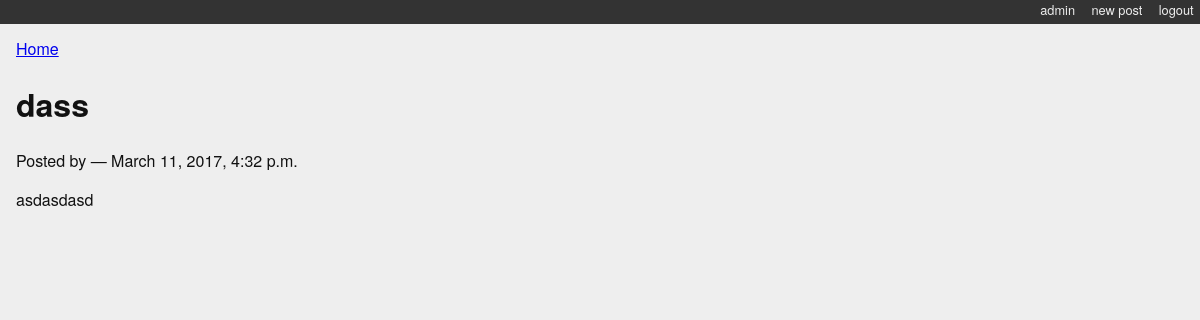
/posts/15/ (signed in), run on an earlier commit of the app's database.
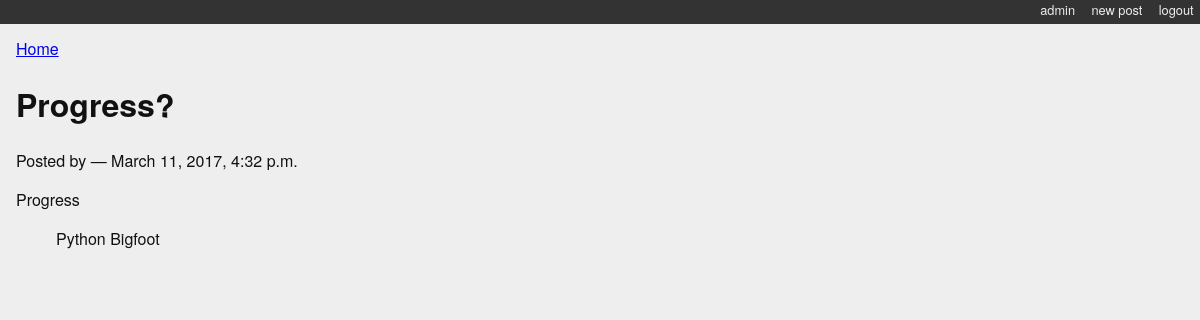
And on a later commit of the database.
### myblog/models.py (models this page shows, shortened)
class Post(models.Model):
    title = models.CharField(max_length=128)
    text = models.TextField(blank=True)
    author = models.ForeignKey(User)
    created_date = models.DateTimeField(auto_now_add=True)
    modified_date = models.DateTimeField(auto_now=True)
    published_date = models.DateTimeField(blank=True, null=True)
    def __str__(self):
        return self.title

class Category(models.Model):
    name = models.CharField(max_length=128)
    description = models.TextField(blank=True)
    posts = models.ManyToManyField(Post, blank=True, related_name='categories')
    class Meta:
        verbose_name_plural = 'Categories'
    def __str__(self):
        return self.name

### myblog/views.py (the view)
def detail_view(request, post_id):
    published = Post.objects.exclude(published_date__exact=None)
    try:
        post = published.get(pk=post_id)
    except Post.DoesNotExist:
        raise Http404
    context = {'post': post}
    return render(request, 'detail.html', context)

### myblog/templates/detail.html
{% extends "base.html" %}
{% block content %}
<a class="backlink" href="/">Home</a>
<h1>{{ post }}</h1>
<p class="byline">
  Posted by {{ post.author_name }} &mdash; {{ post.published_date }}
</p>
<div class="post-body">
  {{ post.text }}
</div>
<ul class="categories">
  {% for category in post.categories.all %}
    <li>{{ category }}</li>
  {% endfor %}
</ul>
{% endblock %}

### mysite/templates/base.html (shortened to what this page needs)
{% load staticfiles %}
<!DOCTYPE html>
<html>
  <head>
    <link type="text/css" rel="stylesheet" href="{% static 'django_blog.css' %}">
  </head>
  <body>
    <div id="header">
      <ul id="control-bar">
      {% if user.is_authenticated %}
        {% if user.is_staff %}<li><a href="{% url 'admin:index' %}">admin</a></li>{% endif %}
        <li><a href="{% url 'post_new' %}">new post</a></li>
        <li><a href="{% url 'logout' %}">logout</a></li>
      {% else %}
        <li><a href="{% url 'login' %}">login</a></li>
      {% endif %}
      </ul>
    </div>
    <div id="container">
      <div id="content">
      {% block content %}{% endblock %}
      </div>
    </div>
  </body>
</html>

### myblog/static/django_blog.css (style rules this page uses)
body { background-color: #eee; color: #111; font-family: "HelveticaNeue-Light", "Helvetica Neue Light", "Helvetica Neue", Helvetica, Arial, "Lucida Grande", sans-serif; margin:0; padding:0; }
#container { margin:0; padding:0; margin-top: 0px; }
#header { background-color: #333; border-botton: 1px solid #111; margin:0; padding:0; }
#control-bar { margin: 0em 0em 1em; list-style: none; list-style-type: none; text-align: right; color: #eee; font-size: 80%; padding-bottom: 0.4em; }
#control-bar li { display: inline-block; }
#control-bar li a { color: #eee; padding: 0.5em; text-decoration: none; }
#content { margin: 0em 1em 1em; }
ul.categories { list-style: none; list-style-type: none; }
ul.categories li { display: inline; }

What changed in the data, as far as the page shows it:
changed Post: title "dass" → "Progress?"; text "asdasdasd" → "Progress"
now on this page (row unchanged): Category: name "Python"
now on this page (row unchanged): Category: name "Bigfoot"
